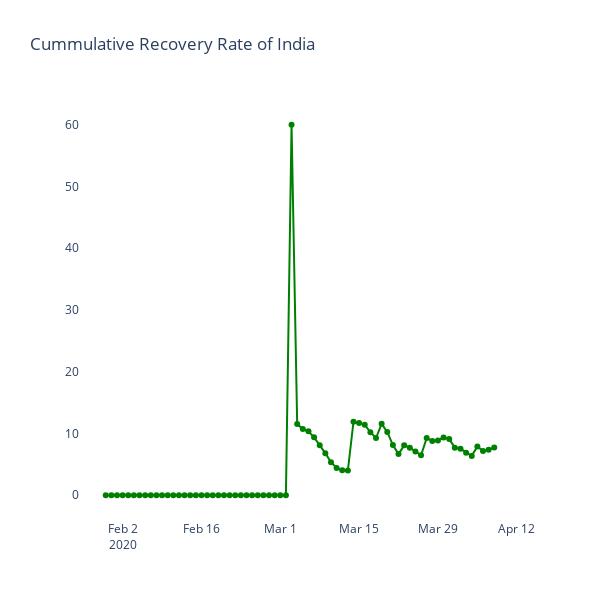

Source (notebook cell):
### Code cell
fig = go.Figure()
fig.add_trace(go.Scatter(x=temp['Date'], y=temp['Recovery_rate(%)'],
                    mode='lines+markers',marker_color='green'))
fig.update_layout(title_text = 'Cummulative Recovery Rate of India')
fig.update_layout(plot_bgcolor='rgb(275, 270, 273)',width=600, height=600)
fig.show()
